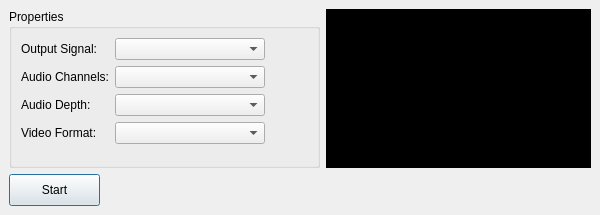
<?xml version="1.0" encoding="UTF-8"?>
<ui version="4.0">
 <class>SignalGeneratorDialog</class>
 <widget class="QDialog" name="SignalGeneratorDialog">
  <property name="geometry">
   <rect>
    <x>0</x>
    <y>0</y>
    <width>600</width>
    <height>215</height>
   </rect>
  </property>
  <property name="minimumSize">
   <size>
    <width>600</width>
    <height>215</height>
   </size>
  </property>
  <property name="maximumSize">
   <size>
    <width>16000</width>
    <height>16000</height>
   </size>
  </property>
  <property name="windowTitle">
   <string>Signal Generator</string>
  </property>
  <layout class="QGridLayout" name="gridLayout">
   <item row="0" column="0">
    <widget class="QGroupBox" name="groupBox">
     <property name="enabled">
      <bool>true</bool>
     </property>
     <property name="minimumSize">
      <size>
       <width>311</width>
       <height>150</height>
      </size>
     </property>
     <property name="maximumSize">
      <size>
       <width>16777215</width>
       <height>16777215</height>
      </size>
     </property>
     <property name="title">
      <string>Properties</string>
     </property>
     <layout class="QFormLayout" name="formLayout">
      <property name="fieldGrowthPolicy">
       <enum>QFormLayout::FieldsStayAtSizeHint</enum>
      </property>
      <item row="0" column="0">
       <widget class="QLabel" name="label">
        <property name="text">
         <string>Output Signal:</string>
        </property>
       </widget>
      </item>
      <item row="0" column="1">
       <widget class="QComboBox" name="outputSignalPopup">
        <property name="minimumSize">
         <size>
          <width>150</width>
          <height>0</height>
         </size>
        </property>
       </widget>
      </item>
      <item row="1" column="0">
       <widget class="QLabel" name="label_2">
        <property name="text">
         <string>Audio Channels:</string>
        </property>
       </widget>
      </item>
      <item row="1" column="1">
       <widget class="QComboBox" name="audioChannelPopup">
        <property name="minimumSize">
         <size>
          <width>150</width>
          <height>0</height>
         </size>
        </property>
       </widget>
      </item>
      <item row="2" column="0">
       <widget class="QLabel" name="label_3">
        <property name="text">
         <string>Audio Depth:</string>
        </property>
       </widget>
      </item>
      <item row="2" column="1">
       <widget class="QComboBox" name="audioSampleDepthPopup">
        <property name="minimumSize">
         <size>
          <width>150</width>
          <height>0</height>
         </size>
        </property>
       </widget>
      </item>
      <item row="3" column="0">
       <widget class="QLabel" name="label_4">
        <property name="text">
         <string>Video Format:</string>
        </property>
       </widget>
      </item>
      <item row="3" column="1">
       <widget class="QComboBox" name="videoFormatPopup">
        <property name="minimumSize">
         <size>
          <width>150</width>
          <height>0</height>
         </size>
        </property>
       </widget>
      </item>
     </layout>
    </widget>
   </item>
   <item row="0" column="1">
    <widget class="QWidget" name="previewContainer" native="true">
     <property name="minimumSize">
      <size>
       <width>241</width>
       <height>151</height>
      </size>
     </property>
     <property name="autoFillBackground">
      <bool>false</bool>
     </property>
     <property name="styleSheet">
      <string>background-color: #000</string>
     </property>
    </widget>
   </item>
   <item row="1" column="0">
    <widget class="QPushButton" name="startButton">
     <property name="minimumSize">
      <size>
       <width>91</width>
       <height>32</height>
      </size>
     </property>
     <property name="maximumSize">
      <size>
       <width>91</width>
       <height>32</height>
      </size>
     </property>
     <property name="text">
      <string>Start</string>
     </property>
    </widget>
   </item>
  </layout>
 </widget>
 <layoutdefault spacing="6" margin="9"/>
 <resources/>
 <connections/>
</ui>
